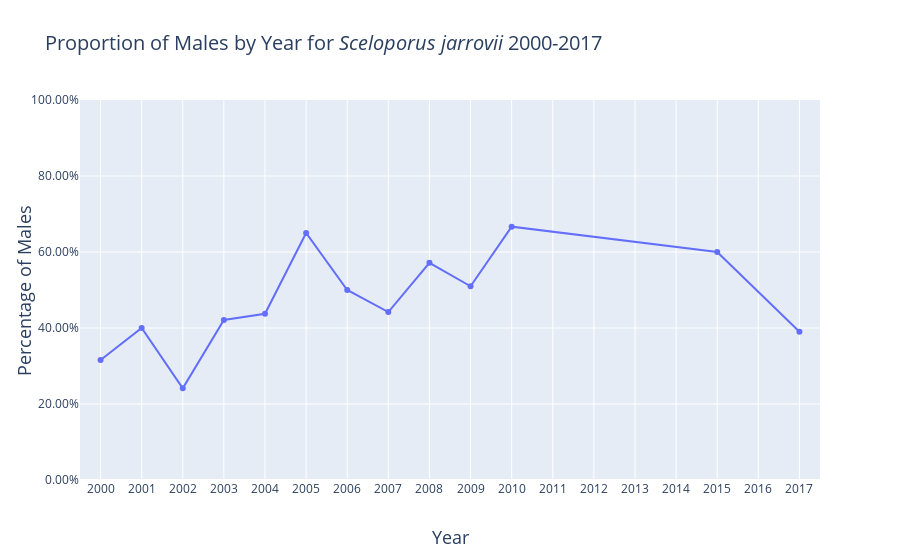

Source (notebook cell):
### Code cell
Sjarrovii = go.Scatter(x = populationSize_sex.loc[(populationSize_sex.propMale.notna())].year
           , y = populationSize_sex.loc[(populationSize_sex.propMale.notna())].propMale
          ,name = '<i>S. jarrovii</i>')
data = [Sjarrovii]
layout = go.Layout(
    title = 'Proportion of Males by Year for <i>Sceloporus jarrovii</i> 2000-2017',
    titlefont = dict(
        size = 20),
    xaxis = dict(
        dtick = 1,
        title = 'Year',
        titlefont = dict(
            size = 18),
        range = [1999.5,2017.5]),
    yaxis = dict(
        tickformat = ".2%",
        title = 'Percentage of Males',
        titlefont = dict(
            size = 18),
    range = [0,1])
    
)
fig = go.Figure(
        data = data,
        layout = layout)
# plot(fig, filename = 'Proportion of Males by Species and Year for Sceloporus jarrovii 2000-2017.html')
iplot(fig, filename = 'Proportion of Males by Species and Year for Sceloporus jarrovii 2000-2017.html')

### Figure 1 — Plotly figure (JSON) as saved in the notebook; plotly's stock layout.template omitted (floating-point values rounded to 4 significant figures)
{"data": [{"name": "<i>S. jarrovii</i>", "type": "scatter", "x": [2000, 2001, 2002, 2003, 2004, 2005, 2006, 2007, 2008, 2009, 2010, 2015, 2017], "y": [0.3158, 0.4, 0.2414, 0.4211, 0.4375, 0.65, 0.5, 0.4419, 0.5714, 0.5098, 0.6667, 0.6, 0.3902]}], "layout": {"title": {"font": {"size": 20}, "text": "Proportion of Males by Year for <i>Sceloporus jarrovii</i> 2000-2017"}, "xaxis": {"dtick": 1, "range": [2000.0, 2018.0], "title": {"font": {"size": 18}, "text": "Year"}}, "yaxis": {"range": [0, 1], "tickformat": ".2%", "title": {"font": {"size": 18}, "text": "Percentage of Males"}}}}
